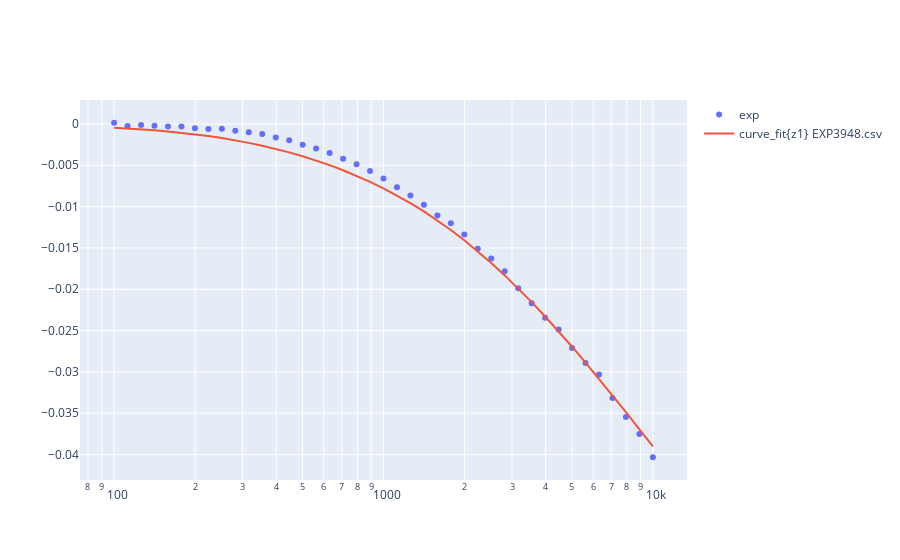

The notebook cell saved with this chart:
### Code cell
dp=15e-3
sig=4e6
mup=1
# valor ajustado y grafico

resultado= ci.fit.z1(f,bo,datacorr,0,dp,sig,mup)



figz1
